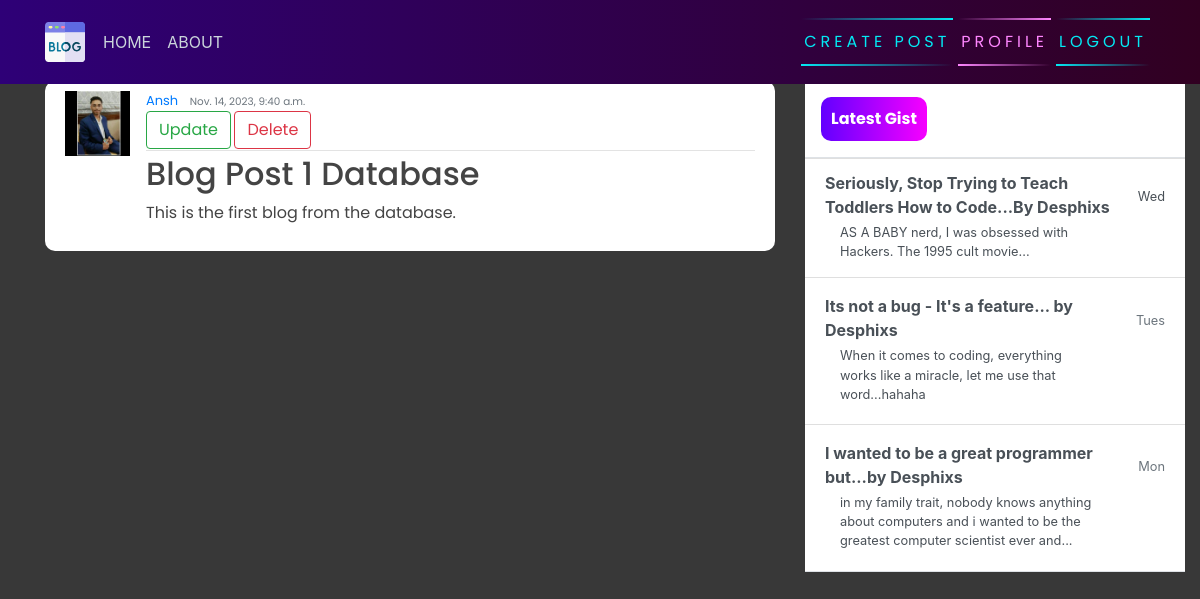
The app's page /post/1/ (signed in) with its own data.
### blog/models.py (models this page shows, shortened)
class Post(models.Model):
    title = models.CharField(max_length=200)
    content = models.TextField()
    date_posted = models.DateTimeField(default=timezone.now)
    author = models.ForeignKey(User, on_delete=models.CASCADE)

### users/models.py (models this page shows, shortened)
class Profile(models.Model):
    user=models.OneToOneField(User, on_delete=models.CASCADE)
    image = models.ImageField(default='default.jpg', upload_to='profile_pics')

### blog/views.py (the view)
# urls.py: path('post/<int:pk>/', PostDetailView.as_view(), name="blog-detail"),
class PostDetailView(LoginRequiredMixin, DetailView):
    model = Post

### blog/templates/blog/post_detail.html
{% extends "blog/base.html" %}
{% block content %}
    <article class="media content-section">
        <img class="rounded-cirlce article-img" src="{{ object.author.profile.image.url }}" alt="">
        <div class="media-body">
        <div class="article-metadata">
            <a class="mr-2" href="#">{{ object.author }}</a>
            <small class="text-muted">{{ object.date_posted }}</small> <br>
            {% if object.author == user %}
                <div>
                    <a class="btn btn-outline-success" href="{% url 'blog-update' object.id %}">Update</a>
                    <a class="btn btn-outline-danger" href="{% url 'blog-delete' object.id %}">Delete</a>
                </div>
            {% endif %}
        </div>
        <h2><a class="article-title" href="#">{{ object.title }}</a></h2>
        <p class="article-content">{{ object.content }}</p>
        </div>
        <br>
    </article>
{% endblock content %}

### blog/static/blog/main.css (style rules this page uses)
body { background-color: rgb(56, 56, 56); margin-top: 5rem; background-size: contain; background-repeat: no-repeat; }
h1, h2, h3, h4, h5, h6, p { color: #444444; font-family: 'Poppins', sans-serif; }
.content-section { background: #ffffff; padding: 10px 20px; border-radius: 10px; margin-bottom: 20px; }
.article-title { color: #444444; }
.article-content { white-space: pre-line; }
.article-img { height: 65px; width: 65px; margin-right: 16px; }
.article-metadata { font-family: 'Poppins', sans-serif; padding-bottom: 1px; margin-bottom: 4px; font-size: 13px; border-bottom: 1px solid #e3e3e3 }

### records on screen
Post: author.profile.image (picture), author "Ansh", date_posted "Nov. 14, 2023, 9:40 a.m.", title "Blog Post 1 Database", content "This is the first blog from the database."
